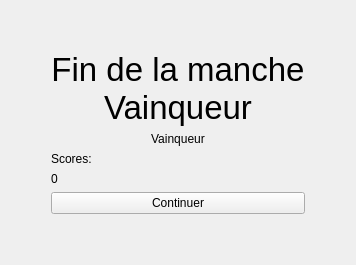
      <widget class="QWidget" name="wdgFinManche">
       <layout class="QGridLayout" name="gridLayout_7">
        <item row="0" column="0">
         <layout class="QVBoxLayout" name="verticalLayout_19">
          <item>
           <spacer name="verticalSpacer_12">
            <property name="orientation">
             <enum>Qt::Vertical</enum>
            </property>
            <property name="sizeHint" stdset="0">
             <size>
              <width>20</width>
              <height>40</height>
             </size>
            </property>
           </spacer>
          </item>
          <item>
           <layout class="QHBoxLayout" name="horizontalLayout_7">
            <item>
             <spacer name="horizontalSpacer_23">
              <property name="orientation">
               <enum>Qt::Horizontal</enum>
              </property>
              <property name="sizeHint" stdset="0">
               <size>
                <width>40</width>
                <height>20</height>
               </size>
              </property>
             </spacer>
            </item>
            <item>
             <layout class="QVBoxLayout" name="verticalLayout_15">
              <item>
               <widget class="QLabel" name="lblStringVainqueurManche">
                <property name="font">
                 <font>
                  <pointsize>25</pointsize>
                  <kerning>true</kerning>
                 </font>
                </property>
                <property name="mouseTracking">
                 <bool>true</bool>
                </property>
                <property name="layoutDirection">
                 <enum>Qt::LeftToRight</enum>
                </property>
                <property name="frameShape">
                 <enum>QFrame::NoFrame</enum>
                </property>
                <property name="text">
                 <string>Fin de la manche
Vainqueur</string>
                </property>
                <property name="textFormat">
                 <enum>Qt::AutoText</enum>
                </property>
                <property name="alignment">
                 <set>Qt::AlignCenter</set>
                </property>
               </widget>
              </item>
              <item>
               <widget class="QLabel" name="lblVainqueurManche">
                <property name="text">
                 <string>Vainqueur</string>
                </property>
                <property name="alignment">
                 <set>Qt::AlignCenter</set>
                </property>
               </widget>
              </item>
              <item>
               <widget class="QLabel" name="lblStringscore">
                <property name="text">
                 <string>Scores:</string>
                </property>
               </widget>
              </item>
              <item>
               <widget class="QLabel" name="lblScores">
                <property name="text">
                 <string>0</string>
                </property>
                <property name="alignment">
                 <set>Qt::AlignLeading|Qt::AlignLeft|Qt::AlignVCenter</set>
                </property>
               </widget>
              </item>
              <item>
               <widget class="QPushButton" name="btnMancheSuivante">
                <property name="text">
                 <string>Continuer</string>
                </property>
               </widget>
              </item>
             </layout>
            </item>
            <item>
             <spacer name="horizontalSpacer_24">
              <property name="orientation">
               <enum>Qt::Horizontal</enum>
              </property>
              <property name="sizeHint" stdset="0">
               <size>
                <width>40</width>
                <height>20</height>
               </size>
              </property>
             </spacer>
            </item>
           </layout>
          </item>
          <item>
           <spacer name="verticalSpacer_13">
            <property name="orientation">
             <enum>Qt::Vertical</enum>
            </property>
            <property name="sizeHint" stdset="0">
             <size>
              <width>20</width>
              <height>40</height>
             </size>
            </property>
           </spacer>
          </item>
         </layout>
        </item>
       </layout>
      </widget>
